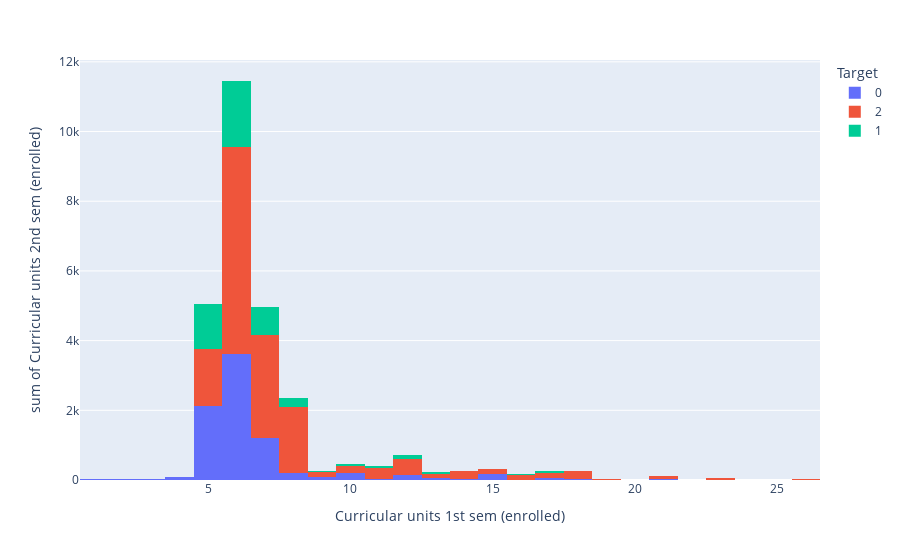

Notebook cell for this chart:
### Code cell
fig = px.histogram(df1, 
             x = 'Curricular units 1st sem (enrolled)',
             y = 'Curricular units 2nd sem (enrolled)',
             color = 'Target')
fig.show()

### Figure 1 — Plotly figure (JSON) as saved in the notebook; plotly's stock layout.template omitted (floating-point values rounded to 4 significant figures; data arrays with more than 128 entries replaced by an {"elided": "..."} marker saying what was removed)
{"data": [{"alignmentgroup": "True", "bingroup": "x", "histfunc": "sum", "hovertemplate": "Target=0<br>Curricular units 1st sem (enrolled)=%{x}<br>sum of Curricular units 2nd sem (enrolled)=%{y}<extra></extra>", "legendgroup": "0", "marker": {"color": "#636efa", "pattern": {"shape": ""}}, "name": "0", "offsetgroup": "0", "orientation": "v", "showlegend": true, "type": "histogram", "x": {"elided": "1421 int values"}, "xaxis": "x", "y": {"elided": "1421 int values"}, "yaxis": "y"}, {"alignmentgroup": "True", "bingroup": "x", "histfunc": "sum", "hovertemplate": "Target=2<br>Curricular units 1st sem (enrolled)=%{x}<br>sum of Curricular units 2nd sem (enrolled)=%{y}<extra></extra>", "legendgroup": "2", "marker": {"color": "#EF553B", "pattern": {"shape": ""}}, "name": "2", "offsetgroup": "2", "orientation": "v", "showlegend": true, "type": "histogram", "x": {"elided": "2209 int values"}, "xaxis": "x", "y": {"elided": "2209 int values"}, "yaxis": "y"}, {"alignmentgroup": "True", "bingroup": "x", "histfunc": "sum", "hovertemplate": "Target=1<br>Curricular units 1st sem (enrolled)=%{x}<br>sum of Curricular units 2nd sem (enrolled)=%{y}<extra></extra>", "legendgroup": "1", "marker": {"color": "#00cc96", "pattern": {"shape": ""}}, "name": "1", "offsetgroup": "1", "orientation": "v", "showlegend": true, "type": "histogram", "x": {"elided": "794 int values"}, "xaxis": "x", "y": {"elided": "794 int values"}, "yaxis": "y"}], "layout": {"barmode": "relative", "legend": {"title": {"text": "Target"}, "tracegroupgap": 0}, "margin": {"t": 60}, "xaxis": {"anchor": "y", "domain": [0, 1], "title": {"text": "Curricular units 1st sem (enrolled)"}}, "yaxis": {"anchor": "x", "domain": [0, 1], "title": {"text": "sum of Curricular units 2nd sem (enrolled)"}}}}
